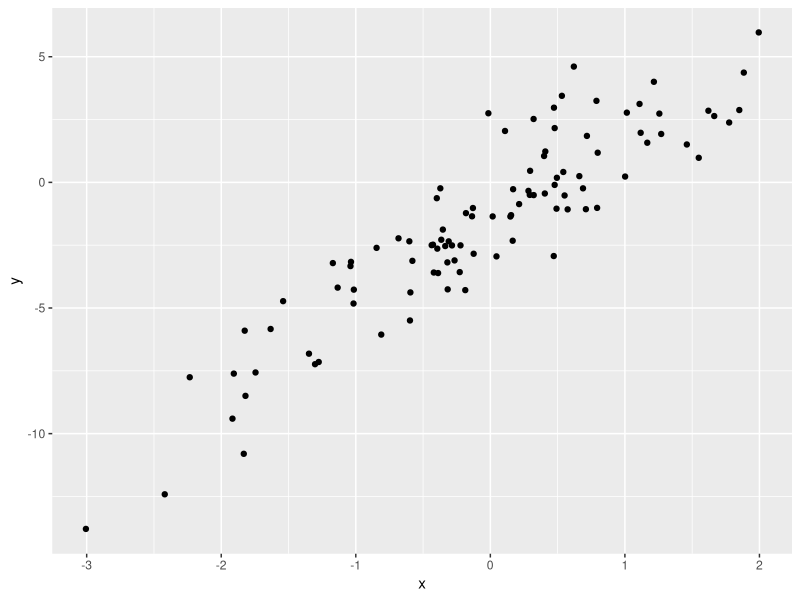
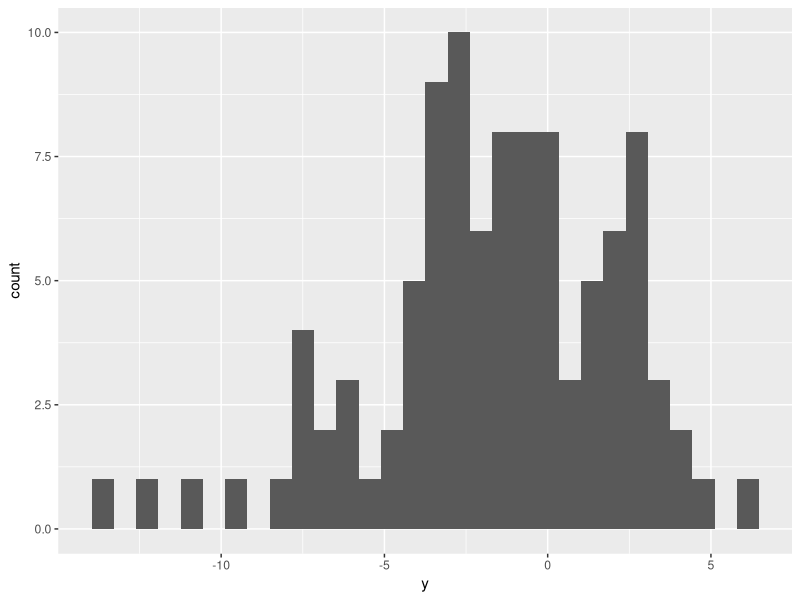
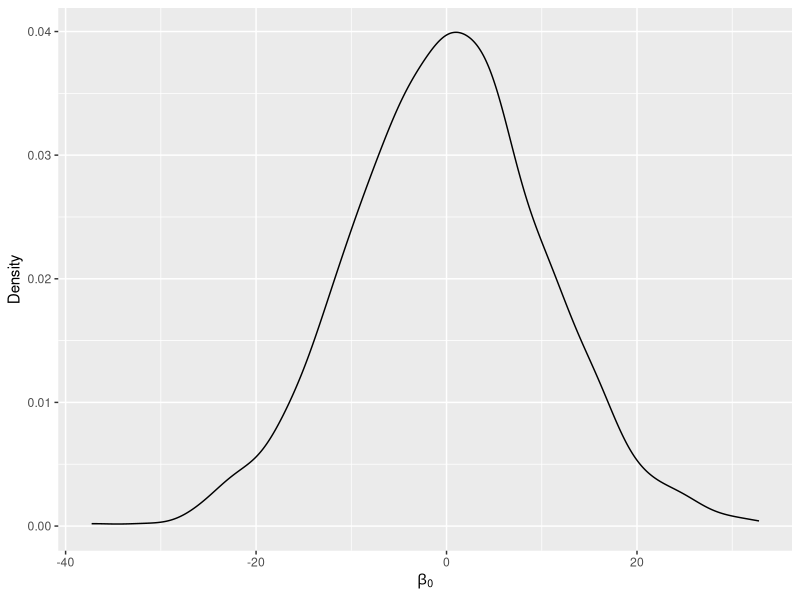
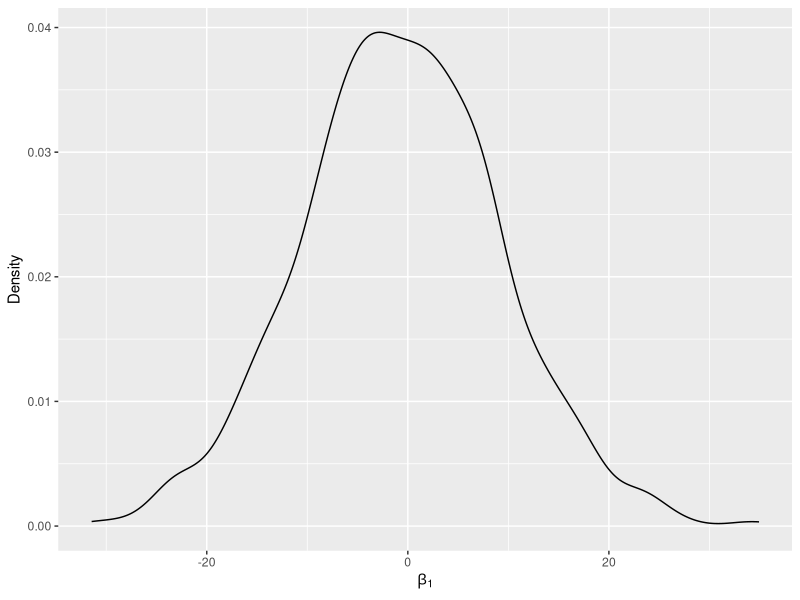
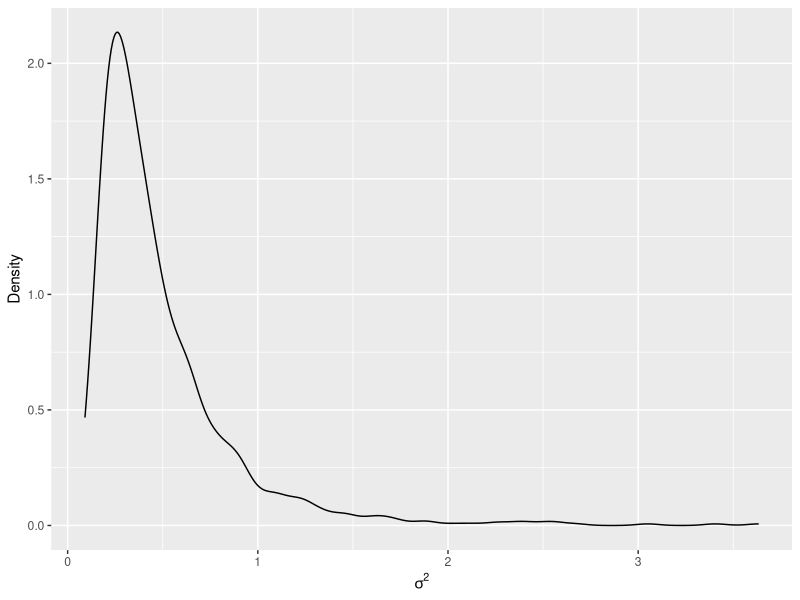
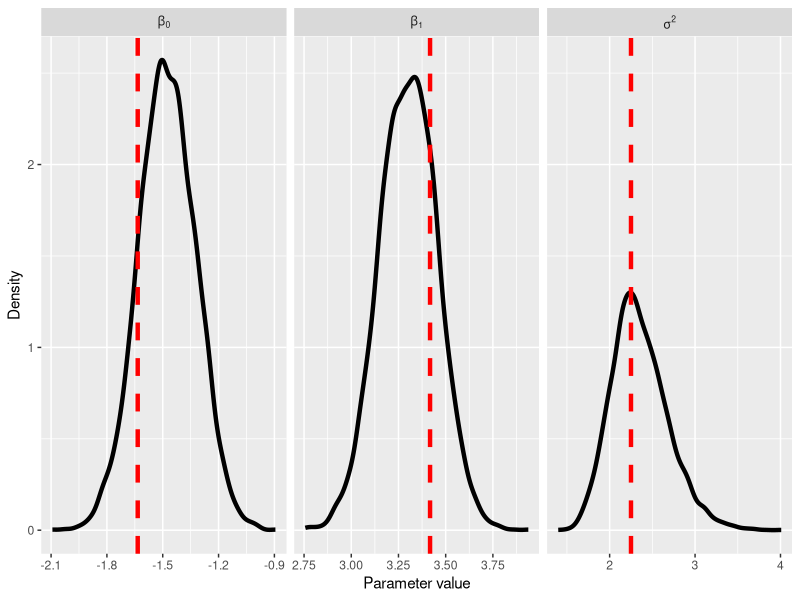
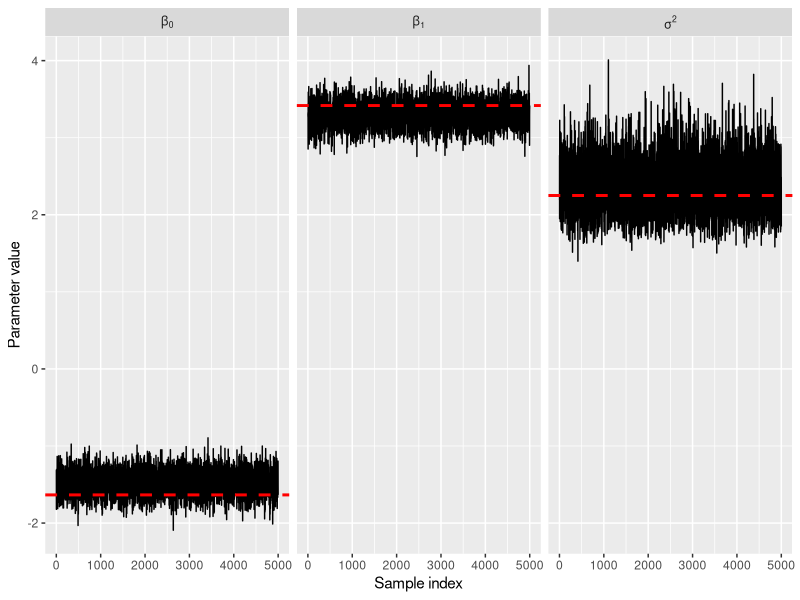
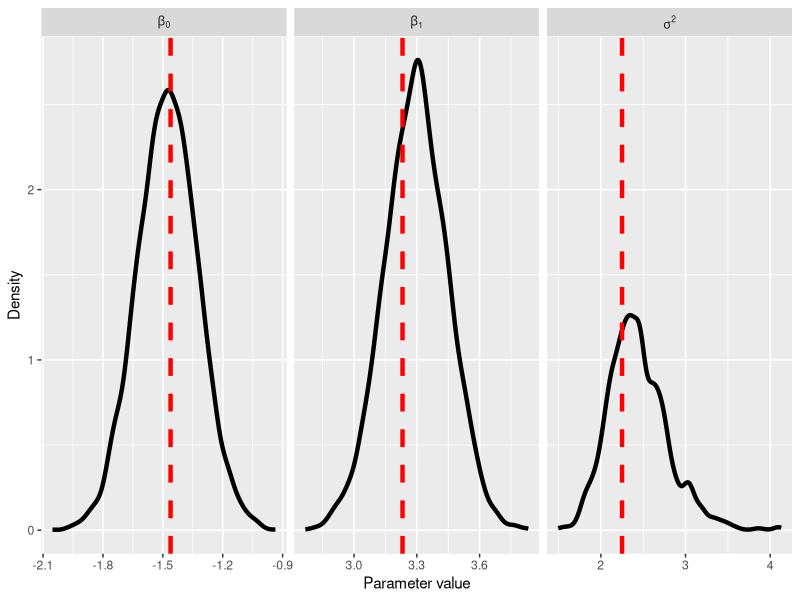

Write R code to recreate these figures, in order.
## ---- chunk 1
library(ggplot2)
library(gridExtra)
library(knitr)
library(mvtnorm)
library(coda)
## ---- chunk 2
###True parameters
sigma <- 1.5 # true measurement error
beta <- matrix(c(-1.5, 3), ncol = 1) # true beta

###Simulation settings
n <- 100 # number of observations
p <- length(beta) - 1 # number of covariates

###Simulate data
set.seed(54) # set seed
X <- cbind(1, matrix(rnorm(n * p), ncol = p))
Y <- as.numeric(X %*% beta + rnorm(n, 0, sigma))
## ---- chunk 3
#| echo: false
#| fig-align: "center"
#| fig-width: 4
#| fig-asp: 1
#| layout-ncol: 2
dat.fig <- data.frame(x = X[, 2], y = Y)
ggplot(dat.fig, aes(x = x, y = y)) + 
  geom_point()
ggplot(dat.fig, aes(x = y)) +
  geom_histogram()
## ---- chunk 4
###Define hyperparameters
beta0 <- matrix(0, nrow = p + 1, ncol = 1)
sigma_beta <- 10
a <- 3
b <- 1
## ---- chunk 5
#| echo: false
#| fig-align: "center"
#| fig-width: 4
#| fig-asp: 1
#| layout-ncol: 3
dat.fig <- data.frame(beta0 = rnorm(1000, beta0[1], sigma_beta), 
           beta1 = rnorm(1000, beta0[1], sigma_beta),
           sigma2 = 1 / rgamma(1000, shape = a, rate = b))
# ggplot(dat.fig, aes(x = beta0, y = beta1)) + 
#   geom_point() + 
#   xlab(expression(beta[0])) + 
#   ylab(expression(beta[1]))
ggplot(dat.fig, aes(x = beta0)) + 
  geom_density() + 
  xlab(expression(beta[0])) + 
  ylab("Density")
ggplot(dat.fig, aes(x = beta1)) + 
  geom_density() + 
  xlab(expression(beta[1])) + 
  ylab("Density")
ggplot(dat.fig, aes(x = sigma2)) + 
  geom_density() + 
  xlab(expression(sigma^2)) + 
  ylab("Density")
## ---- chunk 6
sigma2 <- exp(rnorm(1)) # initial value
samples <- NULL
for (s in 1:5000) {
  ###Sample from full conditional for beta
  var_beta <- chol2inv(chol(t(X) %*% X / sigma2 + diag(p + 1) / sigma_beta^2))
  mean_beta <- var_beta %*% (beta0 / sigma_beta^2 + t(X) %*% Y / sigma2)
  beta <- as.numeric(rmvnorm(1, mean_beta, var_beta))
  
  ###Sample from full conditional for sigma2
  quadratic <- as.numeric(t(Y - X %*% beta) %*% (Y - X %*% beta))
  sigma2 <- 1 / rgamma(1, shape = a + n / 2, rate = b + quadratic / 2)
  
  ###Save samples after a burn-in
  samples <- rbind(samples, c(beta, sigma2))
}
## ---- chunk 7
#| echo: false
#| fig-align: "center"
#| fig-height: 3
#| layout-nrow: 2
dat.fig <- data.frame(
  parameter = rep(c("beta[0]", "beta[1]", "sigma^2"), each = 5000),
  index = rep(1:5000, 3),
  value = as.numeric(samples)
)
true_beta <- data.frame(true = c(beta, sigma^2),
                        parameter = c("beta[0]", "beta[1]", "sigma^2"))
ggplot(dat.fig, aes(x = value)) +
  geom_density(lwd = 1.5) +
  facet_grid(. ~ parameter, labeller = label_parsed, scales = "free_x") +
  geom_vline(data = true_beta, aes(xintercept = true), color = "red", lwd = 1.5, linetype = 2) +
  ylab("Density") +
  xlab("Parameter value")
ggplot(dat.fig, aes(x = index, y = value)) + 
  geom_line(lwd = 0.5) + 
  facet_grid(. ~ parameter, labeller = label_parsed, scales = "free_x") + 
  geom_hline(data = true_beta, aes(yintercept = true), color = "red", lwd = 1, linetype = 2) + 
  ylab("Parameter value") +
  xlab("Sample index")

## ---- chunk 8
sigma2 <- exp(rnorm(1))
samples <- NULL
delta <- 1
for (s in 1:10000) {
  ###Sample from full conditional for beta
  var_beta <- chol2inv(chol(t(X) %*% X / sigma2 + diag(p + 1) / sigma_beta^2))
  mean_beta <- var_beta %*% (beta0 / sigma_beta^2 + t(X) %*% Y / sigma2)
  beta <- as.numeric(rmvnorm(1, mean_beta, var_beta))

  ###Metropolis update for sigma2
  # Sample a proposal value
  log_sigma2_proposal <- rnorm(1, log(sigma2), delta)
  # Compute the ratio r on the log scale for numeric stability
  # Also, I've decided to update log(sigma2) instead of sigma2, so I can use a normal proposal distribution
  # I've placed a normal prior on log(sigma2)
  likelihood_proposal <- sum(dnorm(Y, X %*% beta, sqrt(exp(log_sigma2_proposal)), log = TRUE))
  likelihood_current <- sum(dnorm(Y, X %*% beta, sqrt(sigma2), log = TRUE))
  prior_proposal <- dnorm(log_sigma2_proposal, 0, 1, log = TRUE)
  prior_current <- dnorm(log(sigma2), 0, 1, log = TRUE)
  log_r <- (likelihood_proposal + prior_proposal) - (likelihood_current + prior_current)
  # Update beta using Metropolis ratio
  if (log(runif(1)) < log_r) sigma2 <- exp(log_sigma2_proposal)

  ###Save samples after a burn-in
  if (s > 5000) samples <- rbind(samples, c(beta, sigma2))
}
## ---- chunk 9
#| echo: false
#| fig-align: "center"
#| fig-height: 3
#| layout-nrow: 2
nsims <- nrow(samples)
dat.fig <- data.frame(
  parameter = rep(c("beta[0]", "beta[1]", "sigma^2"), each = nsims),
  index = rep(1:nsims, 3),
  value = as.numeric(samples)
)
true_beta <- data.frame(true = c(beta, sigma^2),
                        parameter = c("beta[0]", "beta[1]", "sigma^2"))
ggplot(dat.fig, aes(x = value)) +
  geom_density(lwd = 1.5) +
  facet_grid(. ~ parameter, labeller = label_parsed, scales = "free_x") +
  geom_vline(data = true_beta, aes(xintercept = true), color = "red", lwd = 1.5, linetype = 2) +
  ylab("Density") +
  xlab("Parameter value")
ggplot(dat.fig, aes(x = index, y = value)) + 
  geom_line(lwd = 0.5) + 
  facet_grid(. ~ parameter, labeller = label_parsed, scales = "free_x") + 
  geom_hline(data = true_beta, aes(yintercept = true), color = "red", lwd = 1, linetype = 2) + 
  ylab("Parameter value") +
  xlab("Sample index")
